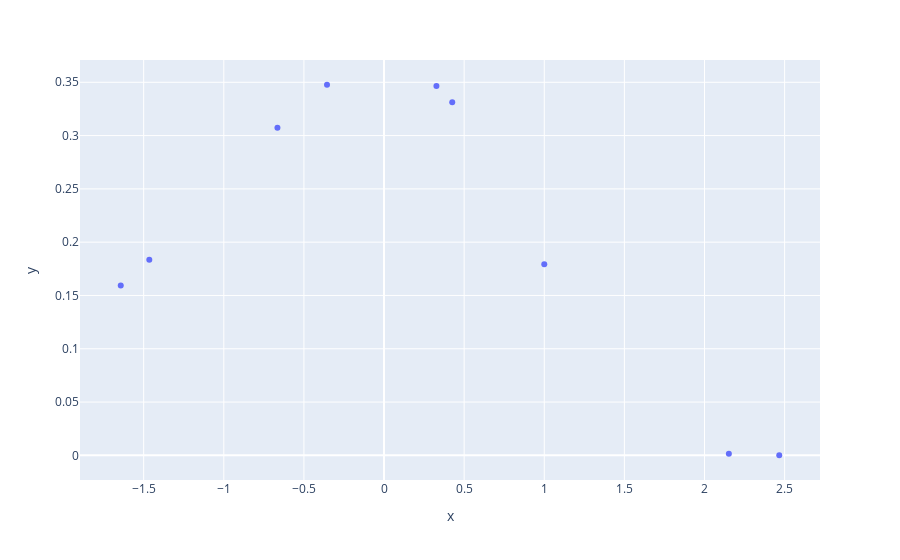
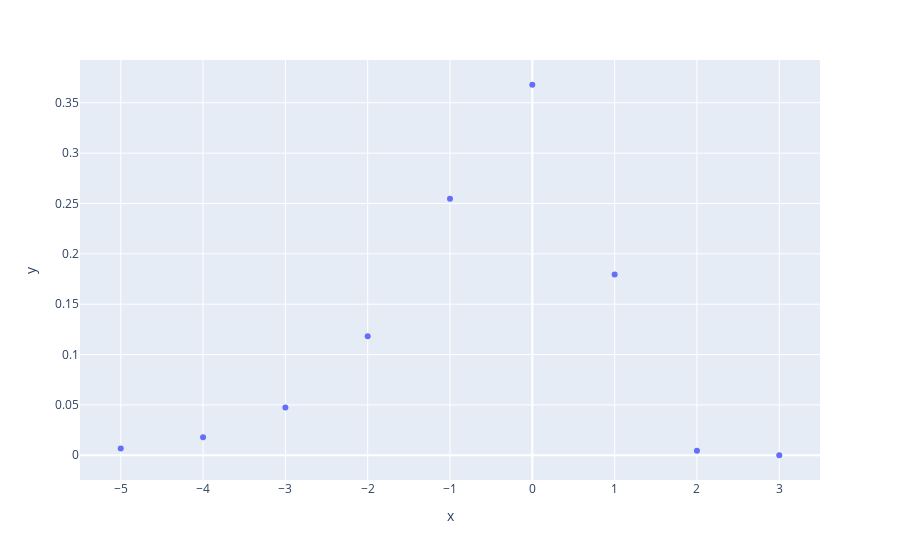
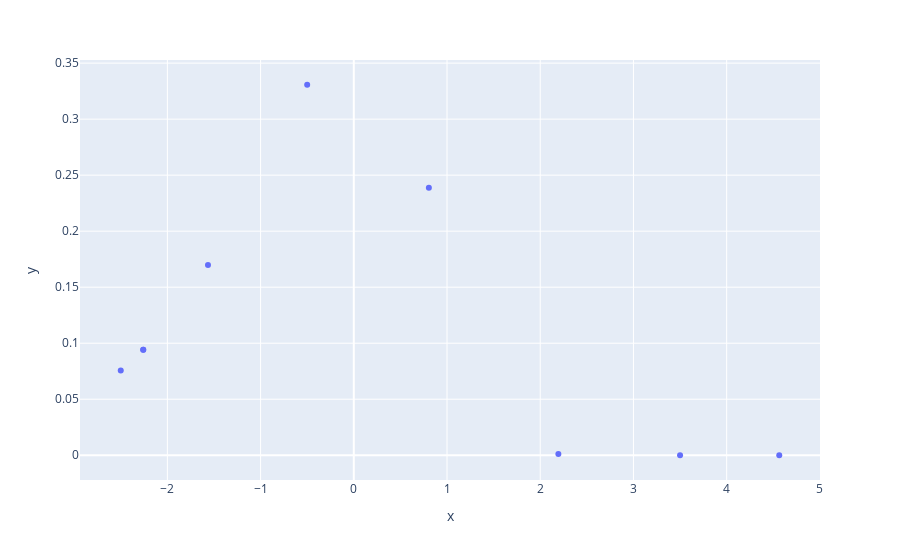

Write notebook code for charts like these, in order.
### Code cell
start = -5
end = 3
n_points = 9
step_size = 1   

random_x_datapoints, random_y_datapoints = random_points(start, end, n_points)
fig = px.scatter(x=random_x_datapoints, y=random_y_datapoints)
fig.show()

equal_x_datapoints, equal_y_datapoints = equal_points(start, end, n_points)
fig = px.scatter(x=equal_x_datapoints, y=equal_y_datapoints)
fig.show()

cheby_x_datapoints, cheby_y_datapoints = cheby_points(start, end, n_points)
fig = px.scatter(x=cheby_x_datapoints, y=cheby_y_datapoints)
fig.show()

### Figure 1 — Plotly figure (JSON) as saved in the notebook; plotly's stock layout.template omitted (floating-point values rounded to 4 significant figures)
{"data": [{"hovertemplate": "x=%{x}<br>y=%{y}<extra></extra>", "legendgroup": "", "marker": {"color": "#636efa", "symbol": "circle"}, "mode": "markers", "name": "", "orientation": "v", "showlegend": false, "type": "scatter", "x": [-1.643, -1.465, -0.6652, -0.3559, 0.327, 0.4256, 1.0, 2.152, 2.466], "xaxis": "x", "y": [0.1594, 0.1834, 0.3075, 0.3477, 0.3465, 0.3312, 0.1793, 0.001581, 9.01e-05], "yaxis": "y"}], "layout": {"legend": {"tracegroupgap": 0}, "margin": {"t": 60}, "xaxis": {"anchor": "y", "domain": [0, 1], "title": {"text": "x"}}, "yaxis": {"anchor": "x", "domain": [0, 1], "title": {"text": "y"}}}}

### Figure 2 — Plotly figure (JSON) as saved in the notebook; plotly's stock layout.template omitted (floating-point values rounded to 4 significant figures)
{"data": [{"hovertemplate": "x=%{x}<br>y=%{y}<extra></extra>", "legendgroup": "", "marker": {"color": "#636efa", "symbol": "circle"}, "mode": "markers", "name": "", "orientation": "v", "showlegend": false, "type": "scatter", "x": [-5, -4, -3, -2, -1, 0, 1, 2, 3], "xaxis": "x", "y": [0.006693, 0.01798, 0.04737, 0.1182, 0.2546, 0.3679, 0.1794, 0.004566, 3.801e-08], "yaxis": "y"}], "layout": {"legend": {"tracegroupgap": 0}, "margin": {"t": 60}, "xaxis": {"anchor": "y", "domain": [0, 1], "title": {"text": "x"}}, "yaxis": {"anchor": "x", "domain": [0, 1], "title": {"text": "y"}}}}

### Figure 3 — Plotly figure (JSON) as saved in the notebook; plotly's stock layout.template omitted (floating-point values rounded to 4 significant figures)
{"data": [{"hovertemplate": "x=%{x}<br>y=%{y}<extra></extra>", "legendgroup": "", "marker": {"color": "#636efa", "symbol": "circle"}, "mode": "markers", "name": "", "orientation": "v", "showlegend": false, "type": "scatter", "x": [-2.5, -2.259, -2.259, -1.564, -0.5, 0.8054, 2.195, 3.5, 4.564], "xaxis": "x", "y": [0.07562, 0.09411, 0.09411, 0.1697, 0.3307, 0.2388, 0.001134, 1.375e-13, 1.982e-40], "yaxis": "y"}], "layout": {"legend": {"tracegroupgap": 0}, "margin": {"t": 60}, "xaxis": {"anchor": "y", "domain": [0, 1], "title": {"text": "x"}}, "yaxis": {"anchor": "x", "domain": [0, 1], "title": {"text": "y"}}}}
